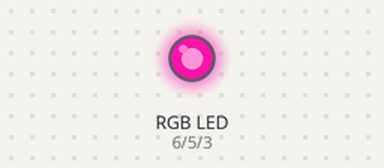
Recording of a sketch running on a simulated Arduino Uno, built with avr-gcc and run on an emulated ATmega328P. Parts: an RGB LED mixed from three pins (HIGH = lit). Dim RGB values are drawn brighter than linear; random numbers use the default seed unless the sketch sets one.

Above: at 0.1 s.
At 5.1 s:
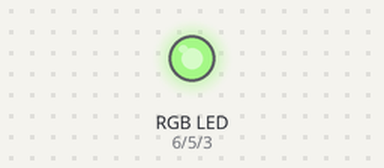
At 10.11 s:
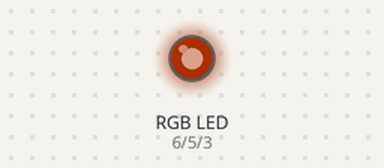
At 19.93 s:
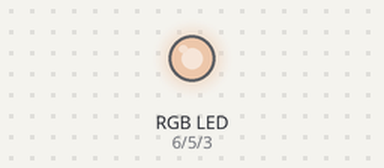
At 29.74 s:
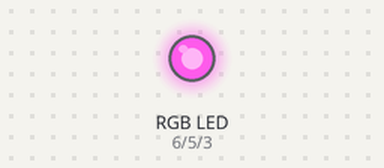
At 39.76 s:
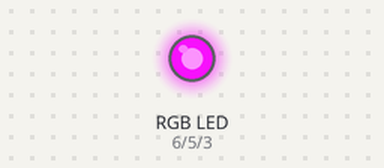
Timing chart, 0 to 40.0 s (numbered marks = the images above):
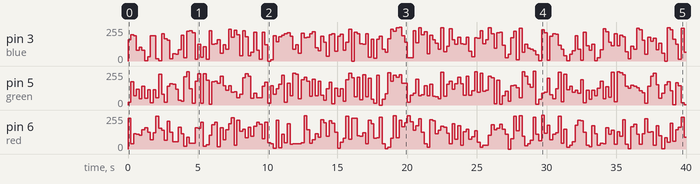

The sketch:

RGBLosowanie.ino
```cpp
/*
 Name:		RGBLosowanie.ino
 Created:	11/6/2021 3:43:12 PM
 Author:	kryst
*/

#define red 6
#define green 5
#define blue 3

void setup()
{
	pinMode(red, OUTPUT);
	pinMode(green, OUTPUT);
	pinMode(blue, OUTPUT);
	//digitalWrite(red,HIGH);
	//digitalWrite(green,HIGH);
	//digitalWrite(blue, HIGH);
}
void loop()
{
	analogWrite(red, random(0, 255));
	analogWrite(green, random(0, 255));
	analogWrite(blue, random(0, 255));
	delay(200);
}
```

Measured:
- by itself, pin 6 (red): 0/255 → 232/255 at 0.00 s, → 38/255 0.20 s later, → 114/255 0.20 s later, → 109/255 0.20 s later, … (200 changes in this stretch)
- by itself, pin 3 (blue): 0/255 → 158/255 at 0.00 s, → 197/255 0.20 s later, → 188/255 0.20 s later, → 80/255 0.20 s later, … (200 changes in this stretch)
